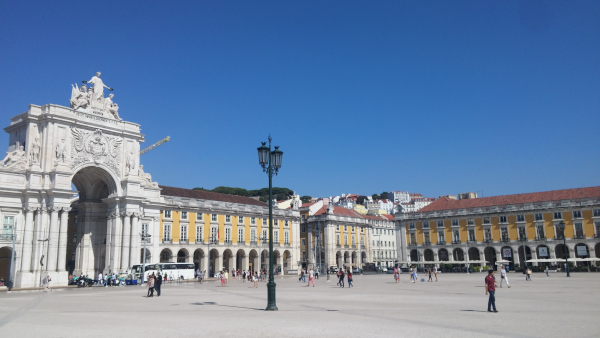
#> input picture pyimagesearch_custom/gallery/buildings0.jpg, 600 x 338 px; its folder holds only this picture in this run
$ python final_script.py   (older library calls are emulated)
#> lines starting #> are read from the running program, lines starting #| are printed output that depends on the picture; after the words box and inside, x2 and y2 are one past the last pixel; in counts of white or black regions, pixels touching at a corner belong together
### pyimagesearch_custom/functions.py
# import the necessary packages
import numpy as np
import pandas as pd
import cv2
import imutils
import glob
import csv
import re
from tqdm import tqdm

"""
Class to encapsulate all the necessary logic to extract the 3D HSV color histogram from the images
"""
class ColorDescriptor:

    def __init__(self, bins):
        # store the number of bins for the 3D histogram
#> in extractFeaturesFromGallery, image is the input picture: shape (338, 600, 3); mean B, G, R 164, 131.9, 107.9
        self.bins = bins

    def describe(self, image):
        # convert the image to the HSV color space and initialize the features used to quantify the image
        try:
            image = cv2.cvtColor(image, cv2.COLOR_BGR2HSV)
#> image: shape (338, 600, 3); mean H, S, V 85, 94.7, 167.4
        except:
            print("You can't see mee")
        features = []

        # grab the dimensions and compute the center of the image
        (h, w) = image.shape[:2]
#> h = 338; w = 600
        (cX, cY) = (int(w * 0.5), int(h * 0.5))
#> cX = 300; cY = 169

        # divide the image into four rectangles/segments (top-left, top-right, bottom-right, bottom-left)
        segments = [(0, cX, 0, cY), (cX, w, 0, cY), (cX, w, cY, h), (0, cX, cY, h)]

        # construct an elliptical mask representing the center of the image
        (axesX, axesY) = (int(w * 0.75) // 2, int(h * 0.75) // 2)
#> axesX = 225; axesY = 126
        ellipMask = np.zeros(image.shape[:2], dtype = "uint8")
        cv2.ellipse(ellipMask, (cX, cY), (axesX, axesY), 0, 0, 360, 255, -1)
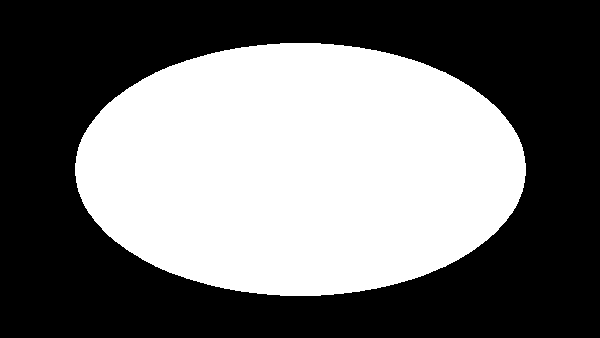
#> ellipMask: shape (338, 600); 44.1% white; 1 white region, box (x1, y1, x2, y2) and area: (75, 43, 526, 296) 89477

        # loop over the segments
        for (startX, endX, startY, endY) in segments:
            # construct a mask for each corner of the image, subtracting
            # the elliptical center from it
            cornerMask = np.zeros(image.shape[:2], dtype = "uint8")
            cv2.rectangle(cornerMask, (startX, startY), (endX, endY), 255, -1)
            cornerMask = cv2.subtract(cornerMask, ellipMask)
            # extract a color histogram from the image, then update the
            # feature vector
            hist = self.histogram(image, cornerMask)
            features.extend(hist)
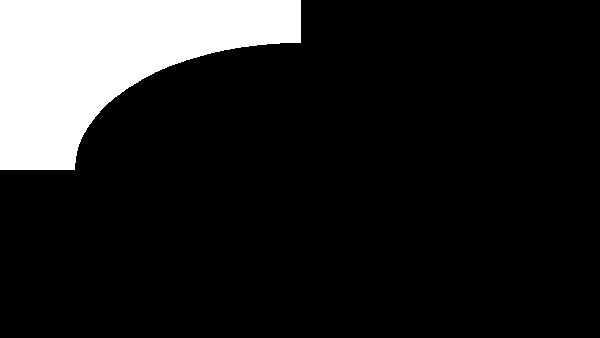
#> cornerMask: shape (338, 600); 14.1% white; 1 white region, box (x1, y1, x2, y2) and area: (0, 0, 301, 170) 28624
#> after the loop, features = []

        # extract a color histogram from the elliptical region and update the feature vector
        hist = self.histogram(image, ellipMask)
        features.extend(hist)

        # return the feature vector
        return features

    def histogram(self, image, mask):
        # extract a 3D color histogram from the masked region of the image,
        # using the supplied number of bins per channel
        hist = cv2.calcHist([image], [0, 1, 2], mask, self.bins, [0, 180, 0, 256, 0, 256])

        # normalize the histogram if we are using OpenCV 2.4
        if imutils.is_cv2():
#> (the run stopped early here; a loop or call above may not have finished)

$ run again, on pyimagesearch_custom/gallery/buildings4.jpg
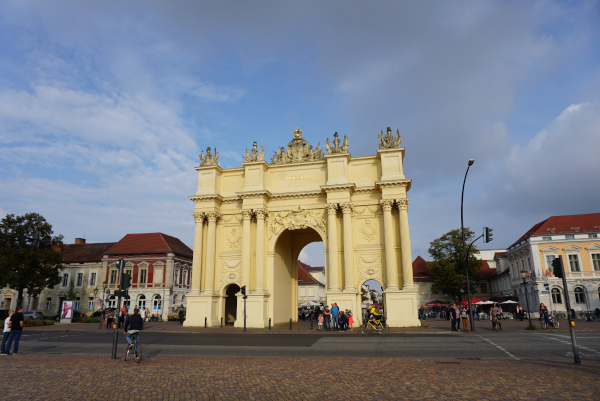
#> input picture pyimagesearch_custom/gallery/buildings4.jpg, 600 x 401 px
#> in extractFeaturesFromGallery, image is the input picture: shape (401, 600, 3); mean B, G, R 130.8, 124.2, 120.5
#> image: shape (401, 600, 3); mean H, S, V 68.9, 80.3, 149.1
#> in describe, `cv2.ellipse(ellipMask, (cX, cY), (axesX, axesY), 0, 0, 360, 255, -1)`:
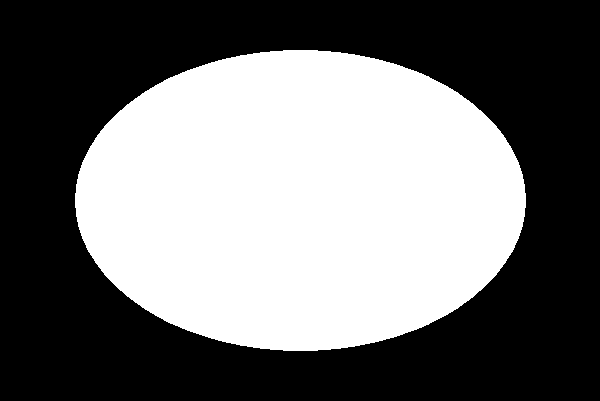
#> ellipMask: shape (401, 600); 44.2% white; 1 white region, box (x1, y1, x2, y2) and area: (75, 50, 526, 351) 106425
#> after the loop in describe, `for (startX, endX, startY, endY) in segments:`: features = []

$ run again, on pyimagesearch_custom/gallery/campanile_lago_1.jpg
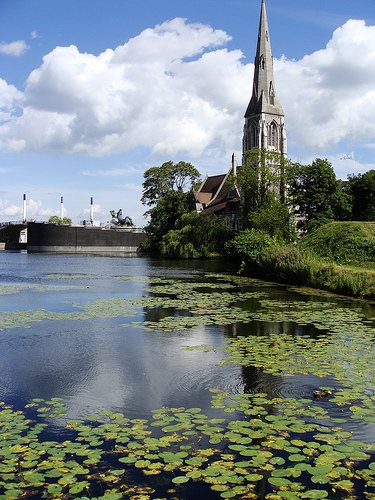
#> input picture pyimagesearch_custom/gallery/campanile_lago_1.jpg, 375 x 500 px
#> in extractFeaturesFromGallery, image is the input picture: shape (500, 375, 3); mean B, G, R 132.2, 132.4, 120.5
#> image: shape (500, 375, 3); mean H, S, V 81.6, 83, 147.9
#> in describe, `cv2.ellipse(ellipMask, (cX, cY), (axesX, axesY), 0, 0, 360, 255, -1)`:
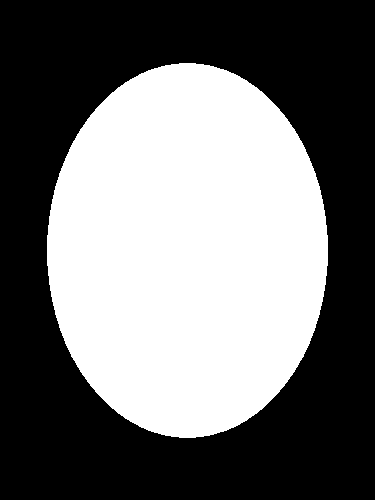
#> ellipMask: shape (500, 375); 44% white; 1 white region, box (x1, y1, x2, y2) and area: (47, 63, 328, 438) 82579
#> after the loop in describe, `for (startX, endX, startY, endY) in segments:`: features = []

$ run again, on pyimagesearch_custom/gallery/campanile_lago_2.jpg
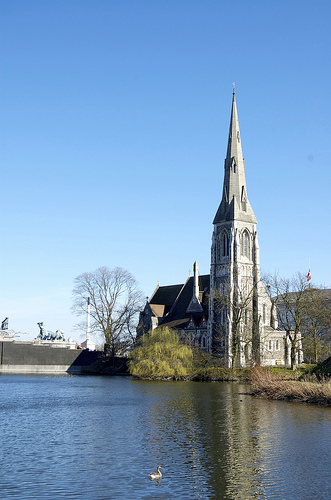
#> input picture pyimagesearch_custom/gallery/campanile_lago_2.jpg, 331 x 500 px
#> in extractFeaturesFromGallery, image is the input picture: shape (500, 331, 3); mean B, G, R 186.2, 154.1, 122.1
#> image: shape (500, 331, 3); mean H, S, V 91.7, 95.8, 190.6
#> in describe, `cv2.ellipse(ellipMask, (cX, cY), (axesX, axesY), 0, 0, 360, 255, -1)`:
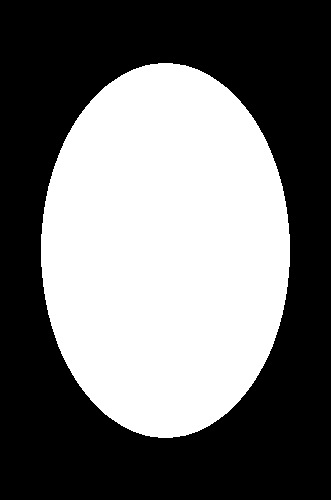
#> ellipMask: shape (500, 331); 44.2% white; 1 white region, box (x1, y1, x2, y2) and area: (41, 63, 290, 438) 73187
#> after the loop in describe, `for (startX, endX, startY, endY) in segments:`: features = []

$ run again, on pyimagesearch_custom/gallery/buildings1.jpg
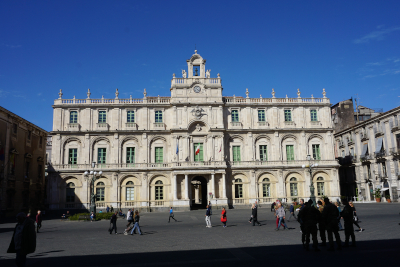
#> input picture pyimagesearch_custom/gallery/buildings1.jpg, 400 x 267 px
#> in extractFeaturesFromGallery, image is the input picture: shape (267, 400, 3); mean B, G, R 119.5, 94.4, 78.8
#> image: shape (267, 400, 3); mean H, S, V 73.7, 102.7, 126.2
#> in describe, `cv2.ellipse(ellipMask, (cX, cY), (axesX, axesY), 0, 0, 360, 255, -1)`:
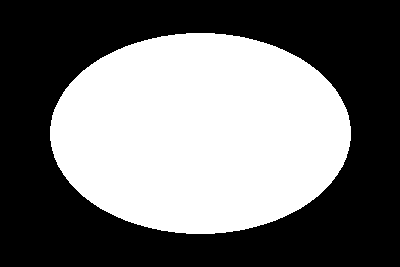
#> ellipMask: shape (267, 400); 44.4% white; 1 white region, box (x1, y1, x2, y2) and area: (50, 33, 351, 234) 47421
#> after the loop in describe, `for (startX, endX, startY, endY) in segments:`: features = []
